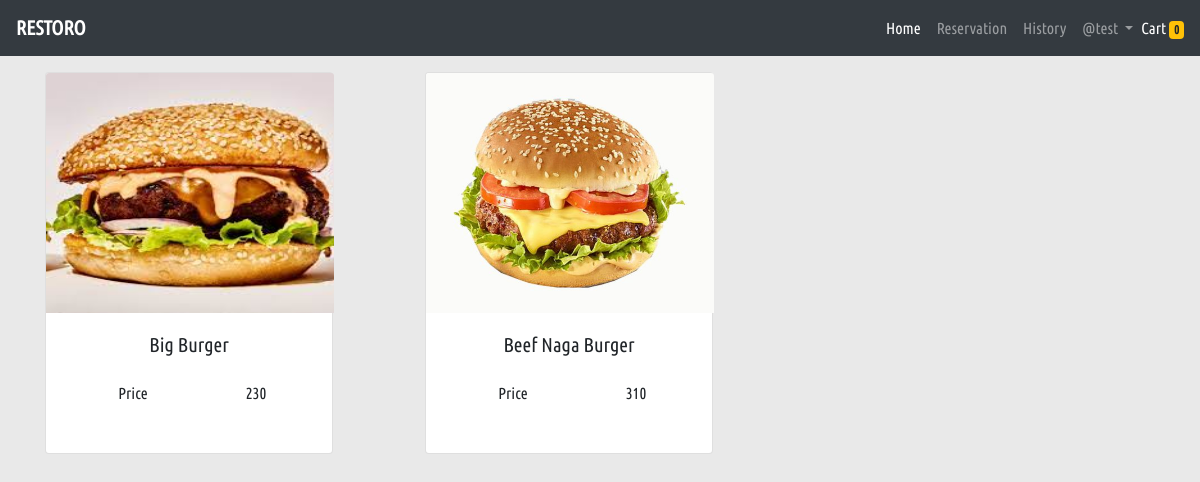
The page /product/menus/1 on the database its author committed.
### Product_App/models.py (models this page shows, shortened)
class Product(models.Model):
    restaurents = models.ForeignKey(Restaurent, on_delete=models.CASCADE, null=False, default='')
    name = models.CharField(max_length=100)
    image = models.ImageField(upload_to='product_images')
    price = models.IntegerField()
    date = models.DateTimeField(auto_now_add=True)

### Product_App/views.py (the view)
# urls.py: path('menus/<int:id>', views.menu_list, name='menus'),
def menu_list(request, id):
    queryset = Restaurent.objects.filter(pk=id)
    restaurent = get_object_or_404(queryset, pk=id)
    table = Product.objects.filter(restaurents=restaurent)
    reserve_check = Reservation.objects.filter(restaurents=restaurent)
    for check in reserve_check:
        status = check.status
        user = check.user
        restaur = check.restaurents.id
    cart = request.session.get('cart')
    return render(request, 'Product_App/menus.html', {'table': table, 'status': status, 'user': user, 'cart': cart, 'restaur': restaur})

### templates/Product_App/menus.html (shortened to what this page needs)
{% extends 'base.html' %}
{% load crispy_forms_tags %}
{% block content %}
<div class="container">
    <div class="row mt-3">
        {% for data in table %}
        <div class="col-md-4">
            <div class="card" style="width: 18rem;">
                <img class="card-img-top" src="/media/{{data.image}}" alt="Card image cap"
                    style="width:18rem; height:15rem">
                <div class="card-body">
                    <h5 class="card-title text-center">{{data.name}}</h5>
                        {% if status == 'Accepted' and user == request.user %}
                        <a href="{% url 'Product_App:check_cart' data.id %}" class="btn btn-primary btn-block">Add to cart</a>
                        {% else %}
                        <table class="table table-borderless text-center">
                            <tr>
                                <td>Price</td>
                                <td>{{data.price}}</td>
                            </tr>
                        </table>
                        {%endif%}
                </div>
            </div>
        </div>
        {% endfor %}
    </div>
</div>
{% endblock %}

### templates/base.html (shortened to what this page needs)
<!DOCTYPE html>
<html lang="en">
<head>
	{% load static %}
	<link rel="stylesheet" href="{% static 'assets/css/bootstrap.min.css' %}">
	<link rel="stylesheet" href="{% static 'assets/css/style.css' %}">
	<link rel="stylesheet" href="{% static 'assets/css/responsive.css' %}">
</head>
<body>
	<nav class="navbar navbar-expand navbar-dark bg-dark">
		<a class="navbar-brand font-weight-bold" href="{% url 'index' %}">RESTORO</a>
		<ul class="nav navbar-nav ml-auto">
			<li class="nav-item active">
				<a class="nav-link" href="{% url 'index' %}">Home</a>
			</li>
			{% if user.is_authenticated %}
			<li class="nav-item">
				<a class="nav-link" href="{% url 'Product_App:ur_reserve' %}">Reservation</a>
			</li>
			<li class="nav-item">
				<a class="nav-link" href="{% url 'Product_App:histories' %}">History</a>
			</li>
			<div class="nav-item dropdown">
				<a href="" class="nav-link dropdown-toggle" id="navbardrop" data-toggle="dropdown">
					@{{user.username}}
				</a>
			</div>
			<li class="nav-item pt-2">
				<a href="" class="text-decoration-none text-white"> Cart <span class="badge badge-warning">{{request.session.cart|length}}</span></a>
			</li>
			{% endif %}
		</ul>
	</nav>
	{% block content %}
	{% endblock %}
</body>
</html>

### static/assets/css/style.css (style rules this page uses)
* { font-family: 'ubuntu'; }
body { background-color: #e9e9e9; }

### rows shown on the page
Product: image (picture), name "Big Burger", price "230"
Product: image (picture), name "Beef Naga Burger", price "310"

### other values the page prints
{{ user.username }} "test"
{{ request.session.cart|length }} "0"
